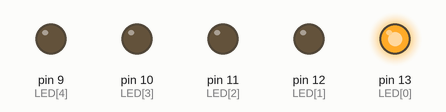
Simulated run of this sketch. Board: Arduino Uno, built with avr-gcc and run on an emulated ATmega328P. Parts: output pins drawn as LEDs (lit = HIGH).

Above: at 0.2 s.
At 1.2 s:
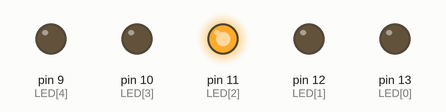
At 1.7 s:
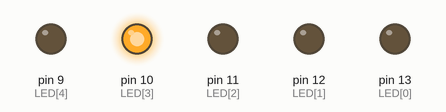
At 2.2 s:
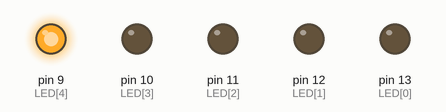
At 4.7 s:
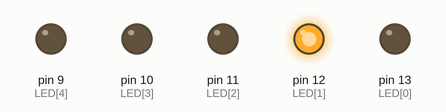
Timing chart, 0 to 5.2 s (numbered marks = the images above):
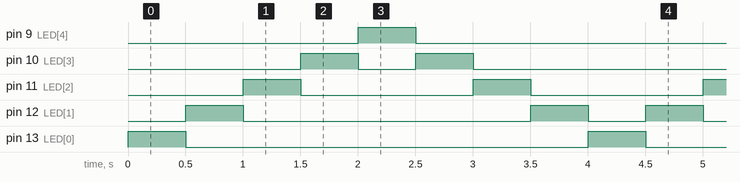

The sketch:

_18_LuciSuperCar_2.ino
```cpp
const byte NUMERODiLed = 5;
// Creo un array, ovvero un gruppo di variabili indicizzate
const byte LED[NUMERODiLed] = {13, 12, 11, 10, 9};

void setup() {
  // Ripete il blocco successivo NUMERODiLed volte
  for (byte count = 0; count < NUMERODiLed; count++) {
    // Tutti i LED in output, ogni volta richiamo
    // l'elemento count all'interno dell'array
    pinMode(LED[count], OUTPUT);
    // Tutti i LED spenti
    digitalWrite(LED[count], LOW);
  }
}

void loop() {
  // Accende i LED fino al penultimo: LED[3]
  for (byte count = 0; count < NUMERODiLed - 1; count++) {
    // Accendo il led numero count...
    digitalWrite(LED[count], HIGH);
    delay(500);
    // ... e lo spengo dopo mezzo secondo
    digitalWrite(LED[count], LOW);
  }

  // Accende i LED dall'ultimo al secondo: LED[1]
  for (byte count = NUMERODiLed - 1; count > 0; count--) {
    // Accendo il led numero count
    digitalWrite(LED[count], HIGH);
    delay(500);
    // ... e lo spengo dopo mezzo secondo
    digitalWrite(LED[count], LOW);
  }
}
```

Measured:
- by itself, pin 9 (LED[4]), pin 13 (LED[0]): alternates HIGH for 0.50 s and LOW for 3.5 s
- by itself, pin 10 (LED[3]): repeats every 4.0 s: LOW 0.50 s, HIGH 0.50 s, LOW 2.5 s, HIGH 0.50 s
- by itself, pin 11 (LED[2]): alternates HIGH for 0.50 s and LOW for 1.5 s
- by itself, pin 12 (LED[1]): repeats every 4.0 s: LOW 2.5 s, HIGH 0.50 s, LOW 0.50 s, HIGH 0.50 s
